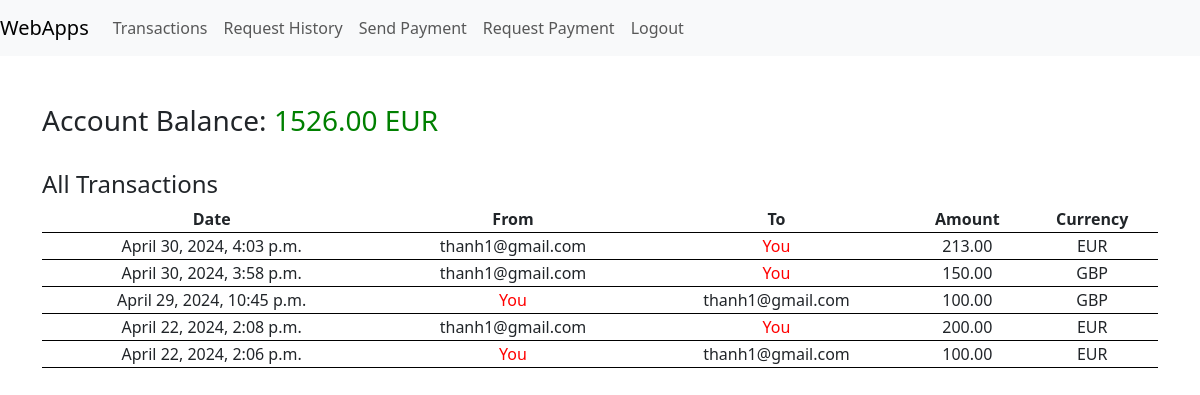
The page /account/transactions/ (signed in) on the database its author committed.
### register/models.py (models this page shows)
class User(AbstractUser):
    email = models.EmailField(unique=True)  # using their registered email address as their unique identifier
    balance = models.DecimalField(max_digits=10, decimal_places=2, default=1000.00)
    currency = models.CharField(max_length=3, default="GBP")

### payapp/models.py (models this page shows, shortened)
class SendPayment(models.Model):
    sender = models.ForeignKey(User, on_delete=models.CASCADE, related_name="sender")
    recipient = models.ForeignKey(User, on_delete=models.CASCADE, related_name="recipient")
    currency = models.CharField(max_length=3, default="GBP")
    amount = models.DecimalField(max_digits=10, decimal_places=2)
    timestamp = models.DateTimeField(auto_now_add=True)

### payapp/views.py (the view)
# urls.py: path('transactions/', views.all_transactions, name="transactions"),
@csrf_protect
def all_transactions(request):
    if request.user.is_authenticated:
        try:
            with transaction.atomic():
                transaction_list = SendPayment.objects.filter(
                    Q(sender=request.user) | Q(recipient=request.user)
                ).order_by('-timestamp')
        except ValueError:
            messages.error(request, 'Transaction list is not available.')
        return render(request, 'payapp/transactions.html', context={"transaction_list": transaction_list})
    else:
        return redirect('home')

### templates/payapp/transactions.html (shortened to what this page needs)
{% extends 'webapps2024/base.html' %}
{% load crispy_forms_filters %}
{% load crispy_forms_tags %}
{% block content %}
    <h3>Account Balance: <span class="account">{{ user.balance }} {{ user.currency }}</span></h3>
    <br/>
    <div>
        <h4>All Transactions</h4>
        <table>
            <tr>
                <th>Date</th>
                <th>From</th>
                <th>To</th>
                <th>Amount</th>
                <th>Currency</th>
            </tr>
            {% for t in transaction_list %}
                <tr>
                    <td>{{ t.timestamp }}</td>
                    <td>
                        {% if t.sender == user %}
                            <span class="name">You</span>
                        {% else %}
                            {{ t.sender.email }}
                        {% endif %}
                    </td>
                    <td>
                        {% if t.recipient == user %}
                            <span class="name">You</span>
                        {% else %}
                            {{ t.recipient.email }}
                        {% endif %}
                    </td>
                    <td>{{ t.amount }}</td>
                    <td>{{ t.currency }}</td>
                </tr>
            {% empty %}
                <tr>
                    <td colspan="5">No transaction history.</td>
                </tr>
            {% endfor %}
        </table>
    </div>
{% endblock %}

### templates/webapps2024/base.html (style rules this page uses)
.name { color: red; }
.account { color: green; }
table { border-collapse: collapse; width: 100%; }
tr { text-align: center; border-bottom: 1px solid black; }

### rows shown on the page
User: balance "1526.00", currency "EUR"
SendPayment: timestamp "April 30, 2024, 4:03 p.m.", sender.email "thanh1@gmail.com", shows "You", amount "213.00", currency "EUR"
SendPayment: timestamp "April 30, 2024, 3:58 p.m.", sender.email "thanh1@gmail.com", shows "You", amount "150.00", currency "GBP"
SendPayment: timestamp "April 29, 2024, 10:45 p.m.", shows "You", recipient.email "thanh1@gmail.com", amount "100.00", currency "GBP"
SendPayment: timestamp "April 22, 2024, 2:08 p.m.", sender.email "thanh1@gmail.com", shows "You", amount "200.00", currency "EUR"
SendPayment: timestamp "April 22, 2024, 2:06 p.m.", shows "You", recipient.email "thanh1@gmail.com", amount "100.00", currency "EUR"
